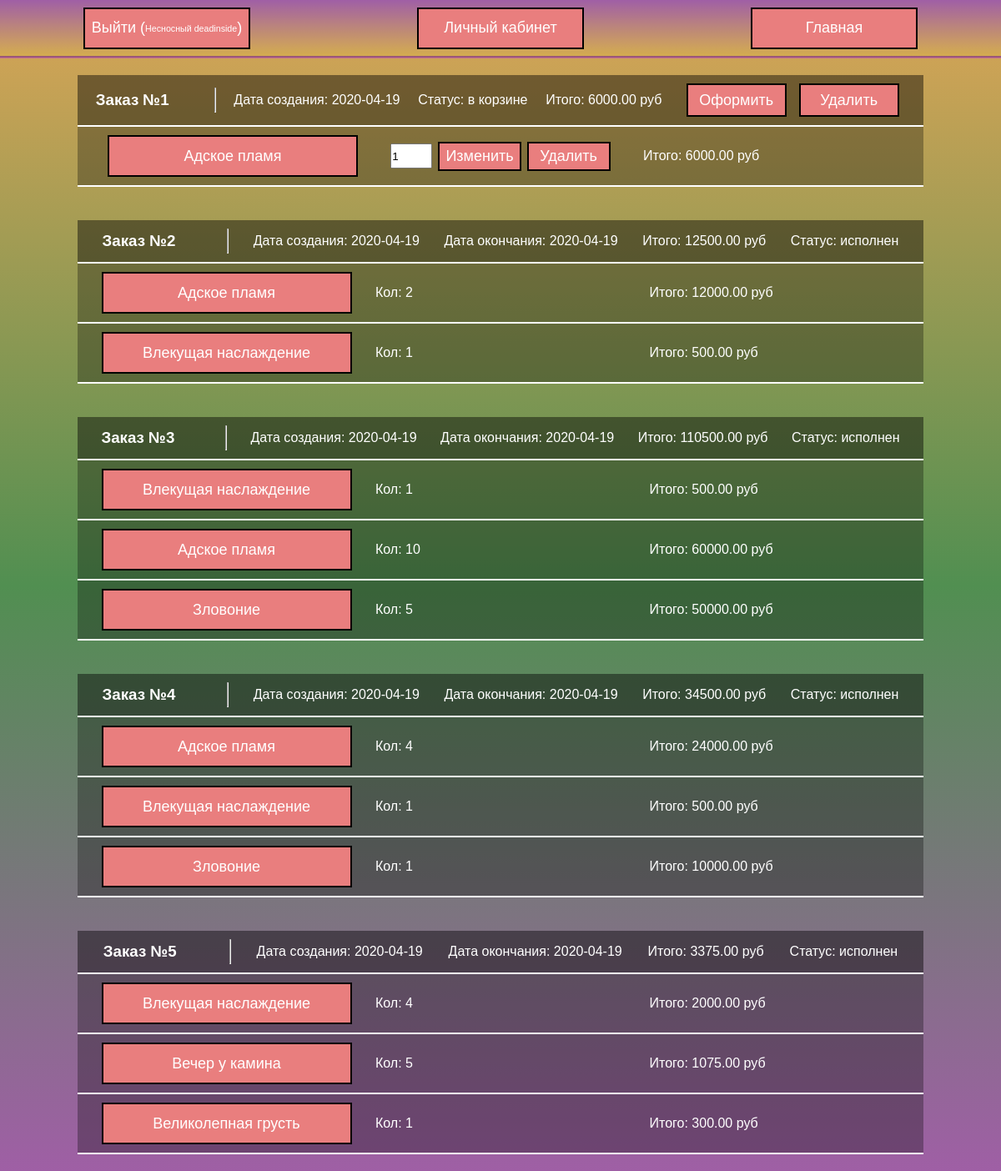
The app's page /php/basket.php (signed in) with its own data.
### tables this page shows
CREATE TABLE `users` (
  `id_user` int(11) NOT NULL,
  `telephone` varchar(20) NOT NULL,
  `email` varchar(255) DEFAULT NULL,
  `password` varchar(100) NOT NULL,
  `first_name` varchar(100) NOT NULL,
  `second_name` varchar(100) NOT NULL,
  `address` varchar(255) DEFAULT NULL,
  `id_role` tinyint(2) NOT NULL
);

CREATE TABLE `orders` (
  `id_order` int(11) NOT NULL,
  `id_user` int(11) NOT NULL,
  `total_sum` decimal(10,2) NOT NULL,
  `date_of_start` date NOT NULL,
  `date_of_end` date DEFAULT NULL,
  `id_status` tinyint(3) DEFAULT NULL
);

CREATE TABLE `statuses` (
  `id_status` tinyint(3) NOT NULL,
  `name` varchar(255) NOT NULL
);

CREATE TABLE `details_order` (
  `id_position` int(11) NOT NULL,
  `id_order` int(11) NOT NULL,
  `id_candle` int(11) NOT NULL,
  `quantity` int(7) NOT NULL,
  `position_sum` decimal(10,2) NOT NULL
);

CREATE TABLE `candles` (
  `id_candle` int(11) NOT NULL,
  `name` varchar(255) NOT NULL,
  `id_color` smallint(5) NOT NULL,
  `id_shape` smallint(5) NOT NULL,
  `id_aroma` smallint(5) NOT NULL,
  `id_size` smallint(5) NOT NULL,
  `id_category` tinyint(3) NOT NULL,
  `price` decimal(10,2) NOT NULL,
  `quantity` mediumint(7) NOT NULL,
  `total_sold` int(11) NOT NULL,
  `id_user` int(11) NOT NULL
);

### php/scripts/show_basket.php (the view, shortened to what this page needs)
<?php
    require_once "connection.php";
    $idUser = $_SESSION['id_user'];
    $queryOrder = mysqli_query($connect, "SELECT * FROM orders WHERE id_user = $idUser ORDER BY id_order DESC");
    $count = 0;
    echo
    "
        <main class='main'>
    ";
    while ($order = mysqli_fetch_assoc($queryOrder))
    {
        $count++;
        $idOrder = $order['id_order'];
        $status = $order['id_status'];
        $status = mysqli_query($connect, "SELECT name FROM statuses WHERE id_status = $status");
        $status = mysqli_fetch_array($status);
        $status = $status[0];
        if ($order['id_status'] == 1)
        {
            echo
            "
                <section class='order_block'>
                    <section class='info_order'>
                        <h1 id='order" . $idOrder . "'>Заказ №" . $count . "</h1>
                        <hr>
                        <p class='specifications_order'>Дата создания: " . $order['date_of_start'] . "</p>
                        <p class='specifications_order'>Статус: " . $status . "</p>
                        <p class='specifications_order'>Итого: " . $order['total_sum'] . " руб</p>
                        <section class='do_order'>
                            <button class='pay_order' id='pay_order" . $idOrder . "'>Оформить</button>
                            <button class='delete_order' id='delete_order" . $idOrder . "'>Удалить</button>
                        </section>
                    </section>";
                    $queryPosition = mysqli_query($connect, "SELECT * FROM details_order WHERE id_order = $idOrder");
                    while ($position = mysqli_fetch_assoc($queryPosition))
                    {
                        $nameCandle = $position['id_candle'];
                        $nameCandle = mysqli_query($connect, "SELECT name FROM candles WHERE id_candle = $nameCandle");
                        $nameCandle = mysqli_fetch_array($nameCandle);
                        $nameCandle = $nameCandle[0];
                        echo
                        "
                        <section class='position_order'>
                            <a href='candle_page?id_candle=" . $position['id_candle'] . "' class='specifications'>" . $nameCandle . "</a>
                            <section class='do_order'>
                                <input class='quantity' id='quantity_candle" . $position['id_candle'] . "' type='number' value='" . $position['quantity'] . "'></input>
                                <button class='edit_quantity' id='edit_candle" . $position['id_candle'] . "'>Изменить</button>
                                <button class='delete_position' id='delete_candle" . $position['id_candle'] . "'>Удалить</button>
                            </section>
                            <p class='specifications'>Итого: " . $position['position_sum'] . " руб</p>
                        </section>";
                    }
            echo
            "
                </section>
            ";
        }
        else
        {
            echo
            "
            <section class='order_block'>
                <section class='info_order'>
                    <h1>Заказ №" . $count . "</h1>
                    <hr>
                    <p class='specifications_order'>Дата создания: " . $order['date_of_start'] . "</p>
                    <p class='specifications_order'>Дата окончания: " . $order['date_of_end'] . "</p>
                    <p class='specifications_order'>Итого: " . $order['total_sum'] . " руб</p>
                    <p class='specifications_order'>Статус: исполнен</p>
                </section>
            ";
                $queryPosition = mysqli_query($connect, "SELECT * FROM details_order WHERE id_order = $idOrder");
                    while ($position = mysqli_fetch_assoc($queryPosition))
                    {
                        $nameCandle = $position['id_candle'];
                        $nameCandle = mysqli_query($connect, "SELECT name FROM candles WHERE id_candle = $nameCandle");
                        $nameCandle = mysqli_fetch_array($nameCandle);
                        $nameCandle = $nameCandle[0];
                        echo
                        "
                        <section class='position_order'>
                            <a href='candle_page?id_candle=" . $position['id_candle'] . "' class='specifications'>" . $nameCandle . "</a>
                            <p class='specifications'>Кол: " . $position['quantity'] . "</p>
                            <p class='specifications'>Итого: " . $position['position_sum'] . " руб</p>
                        </section>
                        ";
                    }
            echo
            "
                </section>
            ";
        }
    }
    echo
    "
        </main>
    ";
?>

### php/basket.php (shortened to what this page needs)
<?php
    require_once "scripts/connection.php";
?>
<!DOCTYPE html>
<html lang="ru">
<head>
    <link rel="stylesheet" href="../css/all.css">
    <link rel="stylesheet" href="../css/basket.css">
</head>
<body>
    <?php
        require_once "header.php";
        require_once "scripts/show_basket.php";
    ?>
</body>
</html>

### php/header.php (shortened to what this page needs)
<?php
    require_once "scripts/connection.php";
    echo "<header class='header'>";
        $idUser = $_SESSION['id_user'];
        if (empty($idUser))
        {
            echo '<a href="php/authorization.php" class="headElem">Авторизация</a>';
        }
        else
        {
            $personalData = mysqli_query($connect, "SELECT first_name, second_name FROM users WHERE id_user = $idUser");
            $personalData = mysqli_fetch_array($personalData);
            switch ($_SESSION['page'])
            {
                case 2:
                echo '<a href="scripts/logout.php" class="headElem">Выйти (<span class="little_font_size">' . $personalData[0] . ' ' . $personalData[1] . '</span>)</a>';
                echo '<a href="php/personalAccount.php" class="headElem">Личный кабинет</a>';
                echo '<a href="../index.php" class="headElem">Главная</a>';
                break;
            }
        }
    echo "</header>";
?>

### css/all.css (style rules this page uses)
* { font-family: Arial, Helvetica, sans-serif; padding: 0px; margin: 0px; box-sizing: border-box; }
html { min-height: 100%; background: linear-gradient(0deg, rgb(159, 95, 165), rgb(81, 143, 81), rgb(218, 165, 86)); }
.main { max-width: 1024px; height: 100%; margin: 0px auto; display: flex; flex-direction: row; flex-wrap: wrap; justify-content: space-around; }
.header { width: 100%; height: 70px; border-bottom: 3px groove rgba(233, 126, 126, 0.5); background: linear-gradient(0deg, rgba(238, 211, 56, 0.2), rgb(159, 95, 165)); display: flex; align-items: center; justify-content: space-around; }
.headElem { height: 50px; min-width: 200px; }
h1, .specifications { color: white; }
h1 { cursor: pointer; }
a, button, .button { cursor: pointer; border: 2px solid black; background-color: rgb(233, 126, 126); color: white; font-size: large; text-decoration: none; display: flex; justify-content: center; align-items: center; transition-duration: .5s; }
.little_font_size { font-size: 8pt; }

### css/basket.css (style rules this page uses)
.order_block { display: flex; width: 100%; flex-direction: column; background-color: rgba(0, 0, 0, 0.3); margin: 20px 5px; }
.info_order { background-color: rgba(0, 0, 0, 0.2); }
.info_order, .position_order { display: flex; padding: 10px 0px; justify-content: space-evenly; align-items: center; border-bottom: 2px double white; }
hr { height: 30px; }
.position_candle, .specifications { width: 300px; height: 50px; display: flex; align-items: center; }
.specifications_order { color: white; }
.pay_order, .delete_order { height: 40px; width: 120px; }
input.quantity { width: 50px; height: 30px; }
button.quantity, button.delete_position, .edit_quantity { width: 100px; height: 35px; }
.do_order { display: flex; align-items: center; width: 270px; justify-content: space-around; }
h1 { width: 120px; }

### records on screen
users: first_name "Несносный", second_name "deadinside"
orders: date_of_start "2020-04-19", id_status.name "в корзине", total_sum "6000.00"
details_order: id_candle.name "Адское пламя", quantity "1", position_sum "6000.00"
orders: date_of_start "2020-04-19", date_of_end "2020-04-19", total_sum "12500.00"
details_order: id_candle.name "Адское пламя", quantity "2", position_sum "12000.00"
details_order: id_candle.name "Влекущая наслаждение", quantity "1", position_sum "500.00"
orders: date_of_start "2020-04-19", date_of_end "2020-04-19", total_sum "110500.00"
details_order: id_candle.name "Влекущая наслаждение", quantity "1", position_sum "500.00"
details_order: id_candle.name "Адское пламя", quantity "10", position_sum "60000.00"
details_order: id_candle.name "Зловоние", quantity "5", position_sum "50000.00"
orders: date_of_start "2020-04-19", date_of_end "2020-04-19", total_sum "34500.00"
details_order: id_candle.name "Адское пламя", quantity "4", position_sum "24000.00"
details_order: id_candle.name "Влекущая наслаждение", quantity "1", position_sum "500.00"
details_order: id_candle.name "Зловоние", quantity "1", position_sum "10000.00"
orders: date_of_start "2020-04-19", date_of_end "2020-04-19", total_sum "3375.00"
details_order: id_candle.name "Влекущая наслаждение", quantity "4", position_sum "2000.00"
details_order: id_candle.name "Вечер у камина", quantity "5", position_sum "1075.00"
details_order: id_candle.name "Великолепная грусть", quantity "1", position_sum "300.00"
